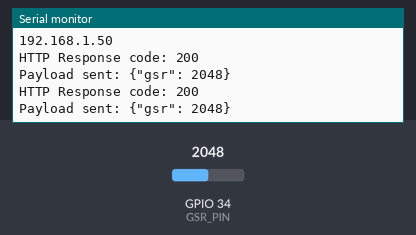
This sketch was run on a simulated ESP32. On the bench: the last lines printed to the serial monitor. Inputs (shaded band) come from the test bench; at power-on: GPIO 34 (GSR_PIN) = 2048. WiFi joins after 1.5 s; servers stay silent unless stated; uploads are accepted with an empty reply.

Above: at 2.7 s.
2.8 s: GPIO 34 (GSR_PIN) set to 2866
At 3.7 s:
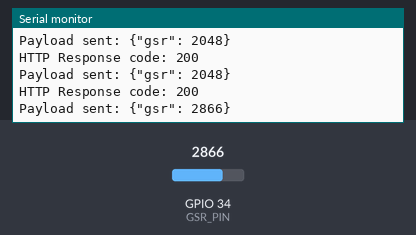
4.3 s: GPIO 34 (GSR_PIN) set to 3603
At 5.1 s:
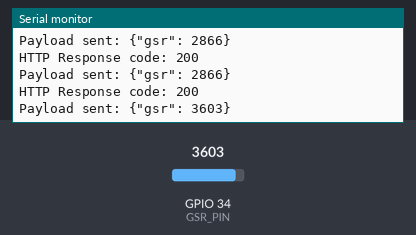
Timing chart, 0 to 7.3 s (numbered marks = the images above; inputs shaded):
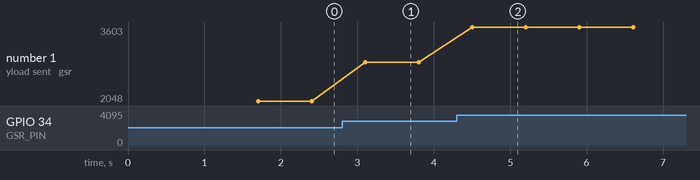

The sketch:

sketch_mar18a.ino
```cpp
#include <WiFi.h>
#include <HTTPClient.h>

// --- CONFIGURATION ---
const char* ssid = "FE";          // ENTER YOUR WI-FI NAME
const char* password = "qwertyuiop";  // ENTER YOUR WI-FI PASSWORD

// IMPORTANT: Replace with your laptop's local IP address running the Flask app
const char* serverName = "http://10.204.94.57:5000/api/hardware";

const int GSR_PIN = 34; // ADC1 pin for clean Wi-Fi analog reading

void setup() {
  Serial.begin(115200);
  pinMode(GSR_PIN, INPUT);

  Serial.print("Connecting to Wi-Fi");
  WiFi.begin(ssid, password);
  while (WiFi.status() != WL_CONNECTED) {
    delay(500);
    Serial.print(".");
  }
  Serial.println("\nCONNECTED! IP Address: ");
  Serial.println(WiFi.localIP());
}

void loop() {
  if (WiFi.status() == WL_CONNECTED) {
    HTTPClient http;
    http.begin(serverName);
    http.addHeader("Content-Type", "application/json");

    // The ESP32 12-bit ADC reads values from 0 to 4095
    int gsrRaw = analogRead(GSR_PIN);

    // Create the JSON payload
    String httpRequestData = "{\"gsr\": " + String(gsrRaw) + "}";

    // Send the POST request
    int httpResponseCode = http.POST(httpRequestData);

    if (httpResponseCode > 0) {
      Serial.print("HTTP Response code: ");
      Serial.println(httpResponseCode);
      Serial.println("Payload sent: " + httpRequestData);
    } else {
      Serial.print("Error code: ");
      Serial.println(httpResponseCode);
    }
    http.end();
  } else {
    Serial.println("WiFi Disconnected");
  }

  // Throttle updates to 2 Hz (every 500ms) to prevent crashing the Flask server
  delay(500);
}
```

Measured:
- after the input at 2.8 s, the serial monitor: prints a new line after 0.30 s (image 1)
- after the input at 4.3 s, the serial monitor: prints a new line after 0.21 s (image 2)
- plotted number 1: 2048 → 2866 after the input at 2.8 s, 2866 → 3603 after the input at 4.3 s
